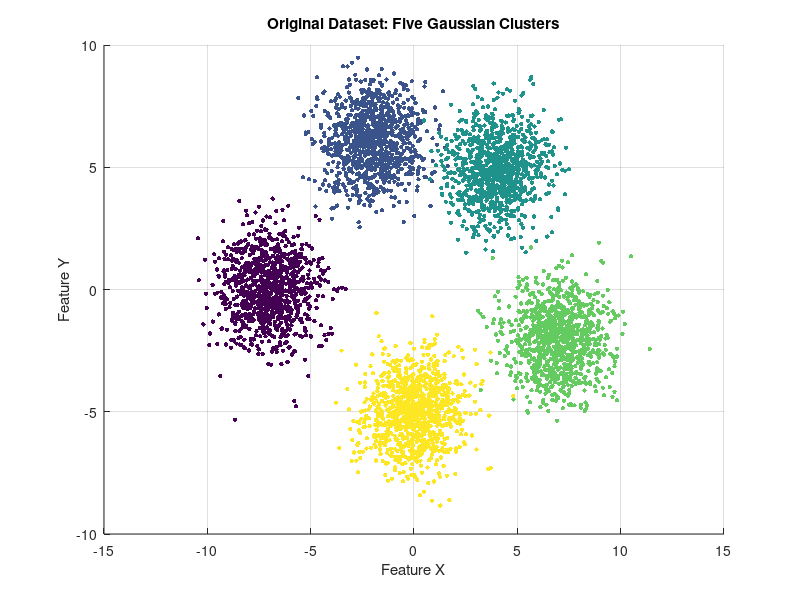
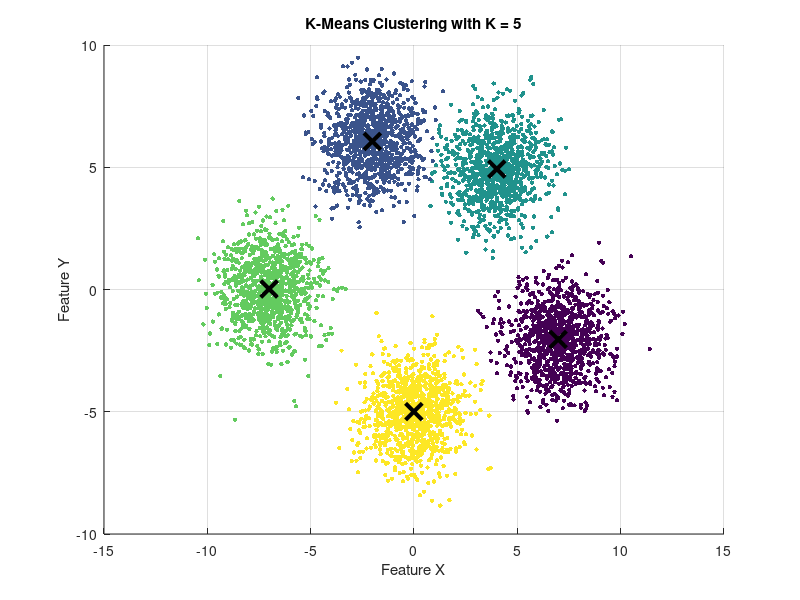
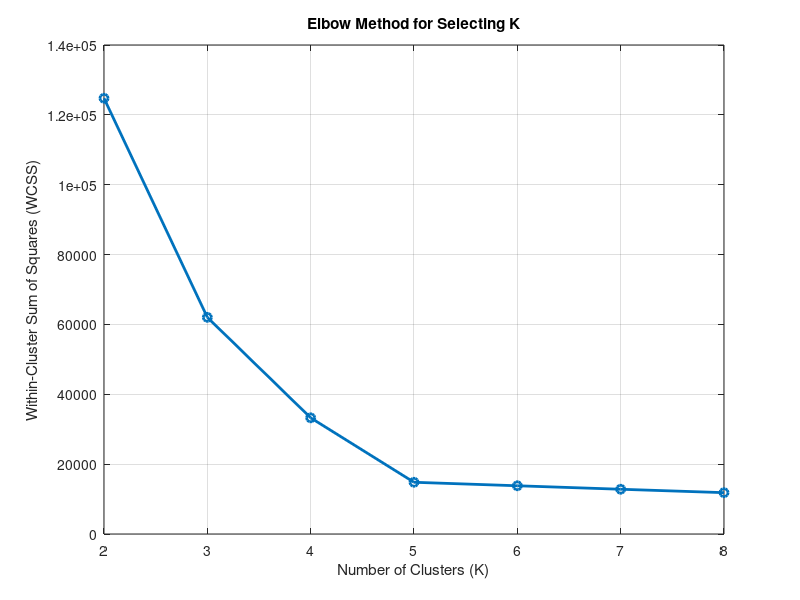

Reproduce these figures in MATLAB, in order.
clear;
clc;
close all;

% Dataset

rng(10922540,'twister');

trueK = 5;
pointsPerCluster = 1000;
N = trueK * pointsPerCluster;

% Assumptions:
% Five 2D Gaussian clusters
% Two independent features with equal variance
% 1000 observations per cluster
% Standard deviation = 1.2

mu = [-7 0; -2 6; 4 5; 7 -2; 0 -5];
sigma = 1.2;

X = zeros(N,2);
trueLabels = zeros(N,1);

for c = 1:trueK

    startIdx = (c-1)*pointsPerCluster + 1;
    endIdx = c*pointsPerCluster;

    X(startIdx:endIdx,:) = mu(c,:) + sigma*randn(pointsPerCluster,2);
    trueLabels(startIdx:endIdx) = c;

end

disp('Total observations:');
disp(N);

%Original dataset

figure;
scatter(X(:,1),X(:,2),10,trueLabels,'filled');
title('Original Dataset: Five Gaussian Clusters');
xlabel('Feature X');
ylabel('Feature Y');
grid on;



%K-MEANS CLUSTERING WITH K = 5


rng(10922541,'twister');

K = 5;
maxIter = 300;
numRestarts = 10;

bestWCSS = 1e100;

disp('Starting K-Means with K = 5');

for restart = 1:numRestarts

    centroids = zeros(K,2);

    first = randi(N);
    centroids(1,:) = X(first,:);

    minDist = sum((X-centroids(1,:)).^2,2);

    for j = 2:K

        if sum(minDist) == 0
            next = randi(N);
        else
            probabilities = minDist/sum(minDist);
            cumulativeProb = cumsum(probabilities);
            r = rand();

            next = find(cumulativeProb >= r,1);

            if isempty(next)
                next = randi(N);
            end
        end

        centroids(j,:) = X(next,:);

        dist = sum((X-centroids(j,:)).^2,2);
        minDist = min(minDist,dist);

    end

    %Lloyd's algorithm
    for iter = 1:maxIter

        oldCentroids = centroids;

        distances = sum(X.^2,2) + sum(centroids.^2,2)' - 2*X*centroids';
        distances = max(distances,0);

        [minDistances,labels] = min(distances,[],2);

        for j = 1:K

            clusterPoints = X(labels==j,:);

            if ~isempty(clusterPoints)
                centroids(j,:) = mean(clusterPoints,1);
            else
                [~,farthest] = max(minDistances);
                centroids(j,:) = X(farthest,:);
            end

        end

        movement = sqrt(sum((centroids-oldCentroids).^2,2));

        if max(movement) < 1e-5
            break;
        end

    end

    distances = sum(X.^2,2) + sum(centroids.^2,2)' - 2*X*centroids';
    distances = max(distances,0);

    [minDistances,labels] = min(distances,[],2);

    currentWCSS = sum(minDistances);

    if currentWCSS < bestWCSS

        bestWCSS = currentWCSS;
        bestLabels = labels;
        bestCentroids = centroids;

    end

end

labels5 = bestLabels;
centroids5 = bestCentroids;
wcss5 = bestWCSS;

disp('K-Means calculation completed');


%Clustering results

figure;
scatter(X(:,1),X(:,2),10,labels5,'filled');
hold on;
plot(centroids5(:,1),centroids5(:,2),'kx','MarkerSize',12,'LineWidth',3);
title('K-Means Clustering with K = 5');
xlabel('Feature X');
ylabel('Feature Y');
grid on;
hold off;

% Test Values

K_values = 2:8;
WCSS = zeros(length(K_values),1);

for i = 1:length(K_values)

    K = K_values(i);

    rng(10922542 + K,'twister');

    bestWCSS = 1e100;

    disp(['Testing K = ',num2str(K)]);

    for restart = 1:5

        centroids = zeros(K,2);

        first = randi(N);
        centroids(1,:) = X(first,:);

        minDist = sum((X-centroids(1,:)).^2,2);

        for j = 2:K

            if sum(minDist) == 0
                next = randi(N);
            else
                probabilities = minDist/sum(minDist);
                cumulativeProb = cumsum(probabilities);
                r = rand();

                next = find(cumulativeProb >= r,1);

                if isempty(next)
                    next = randi(N);
                end
            end

            centroids(j,:) = X(next,:);

            dist = sum((X-centroids(j,:)).^2,2);
            minDist = min(minDist,dist);

        end

        % Lloyd's algorithm
        for iter = 1:maxIter

            oldCentroids = centroids;

            distances = sum(X.^2,2) + sum(centroids.^2,2)' - 2*X*centroids';
            distances = max(distances,0);

            [minDistances,labels] = min(distances,[],2);

            for j = 1:K

                clusterPoints = X(labels==j,:);

                if ~isempty(clusterPoints)
                    centroids(j,:) = mean(clusterPoints,1);
                else
                    [~,farthest] = max(minDistances);
                    centroids(j,:) = X(farthest,:);
                end

            end

            movement = sqrt(sum((centroids-oldCentroids).^2,2));

            if max(movement) < 1e-5
                break;
            end

        end

        distances = sum(X.^2,2) + sum(centroids.^2,2)' - 2*X*centroids';
        distances = max(distances,0);

        [minDistances,labels] = min(distances,[],2);

        currentWCSS = sum(minDistances);

        if currentWCSS < bestWCSS
            bestWCSS = currentWCSS;
        end

    end

    WCSS(i) = bestWCSS;

end


% Elbow method

figure;
plot(K_values,WCSS,'-o','LineWidth',2);
title('Elbow Method for Selecting K');
xlabel('Number of Clusters (K)');
ylabel('Within-Cluster Sum of Squares (WCSS)');
grid on;


% Optimal K using elbow


x1 = K_values(1);
y1 = WCSS(1);

x2 = K_values(end);
y2 = WCSS(end);

elbowDistances = zeros(length(K_values),1);

for i = 2:length(K_values)-1

    x = K_values(i);
    y = WCSS(i);

    elbowDistances(i) = abs((y2-y1)*x - (x2-x1)*y + x2*y1 - y2*x1) ...
        / sqrt((y2-y1)^2 + (x2-x1)^2);

end

[~,elbowIndex] = max(elbowDistances);
suggestedK = K_values(elbowIndex);

fprintf('\nSuggested K from elbow method: %d\n',suggestedK);
fprintf('Known number of clusters: %d\n',trueK);


% Performance evaluation

contingency = zeros(trueK,trueK);

for i = 1:N

    actual = trueLabels(i);
    predicted = labels5(i);

    contingency(actual,predicted) = contingency(actual,predicted) + 1;

end

% Calculate adjusted Rand Index
n = sum(contingency(:));

index = sum(sum(contingency.*(contingency-1)/2));

rowSum = sum(contingency,2);
colSum = sum(contingency,1);

sumRows = sum(rowSum.*(rowSum-1)/2);
sumCols = sum(colSum.*(colSum-1)/2);

totalPairs = n*(n-1)/2;

expectedIndex = (sumRows*sumCols)/totalPairs;
maxIndex = 0.5*(sumRows+sumCols);

if maxIndex == expectedIndex
    ARI = 1;
else
    ARI = (index-expectedIndex)/(maxIndex-expectedIndex);
end


%Display 

fprintf('\n========== FINAL RESULTS ==========\n');

fprintf('Total observations: %d\n',N);
fprintf('Points per cluster: %d\n',pointsPerCluster);

fprintf('Known number of clusters: %d\n',trueK);
fprintf('Suggested number of clusters: %d\n',suggestedK);

fprintf('WCSS for K = 5: %.4f\n',wcss5);

fprintf('Adjusted Rand Index: %.4f\n',ARI);

fprintf('\nWCSS for each tested K:\n');

for i = 1:length(K_values)

    fprintf('K = %d, WCSS = %.4f\n',K_values(i),WCSS(i));

end

fprintf('===================================\n');
